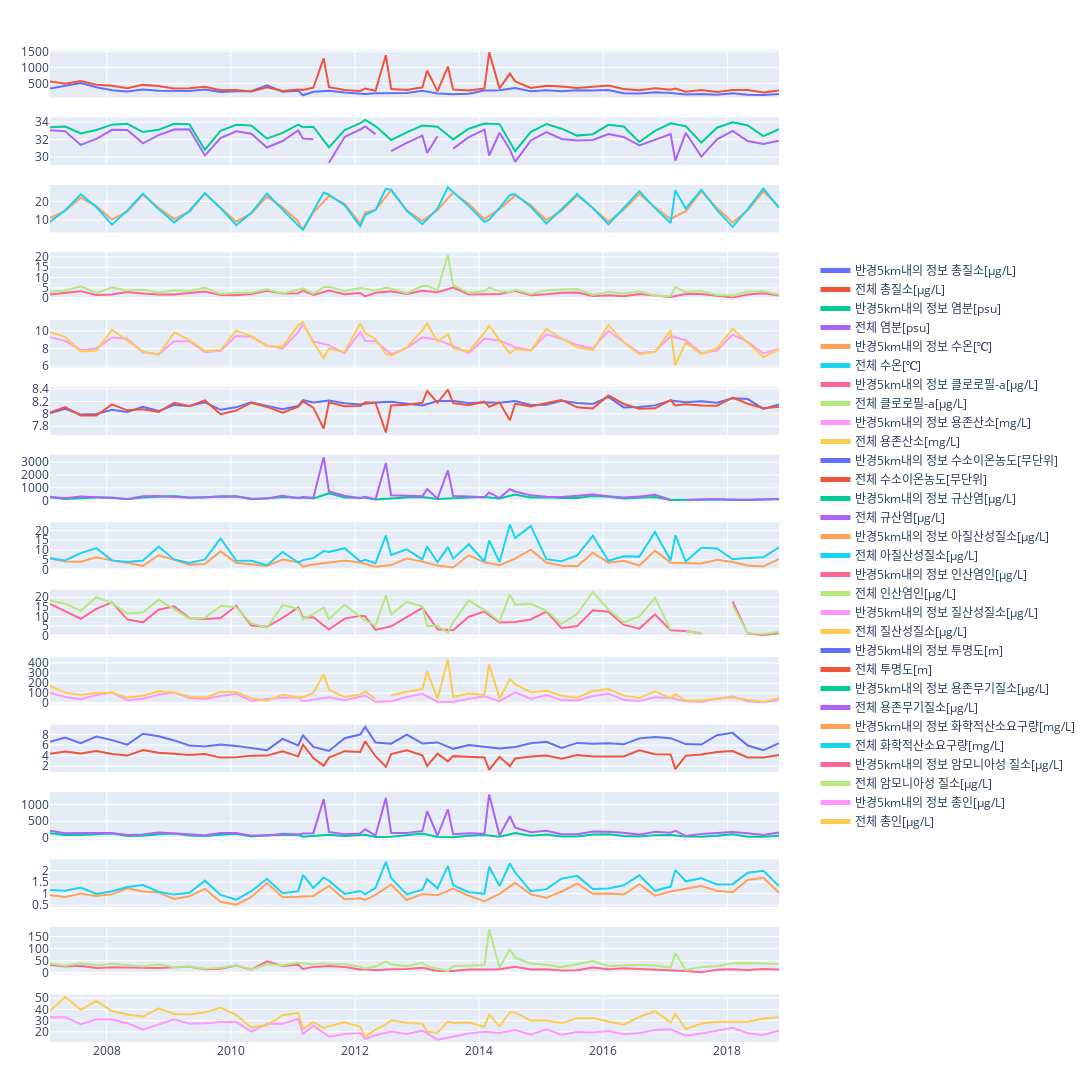

The notebook cell saved with this chart:
### Markdown cell above
동해 따로 서해따로 남해 따로 해야할듯

### Code cell
import pandas as pd
import plotly.graph_objects as go
from plotly.subplots import make_subplots
columns_to_plot = ['총질소[μg/L]', '염분[psu]','수온[℃]', '클로로필-a[μg/L]', 
                   '용존산소[mg/L]', '수소이온농도[무단위]','규산염[μg/L]', 
                   '아질산성질소[μg/L]', '인산염인[μg/L]', '질산성질소[μg/L]', '투명도[m]','용존무기질소[μg/L]', 
                   '화학적산소요구량[mg/L]', '암모니아성 질소[μg/L]', '총인[μg/L]']
# 데이터 불러오기
ocean_df = pd.read_csv(f'data/surface/0.05/2018.csv')
origin = pd.read_csv('./data/surface/merged/2018.csv')

# date_time 컬럼을 연-월 형식으로 변경
ocean_df['date_time'] = pd.to_datetime(ocean_df['date_time']).dt.strftime('%Y-%m')
origin['date_time'] = pd.to_datetime(origin['date_time']).dt.strftime('%Y-%m')


# 각 데이터프레임에서 date_time을 기준으로 평균 계산
ocean_avg = ocean_df.groupby('date_time')[columns_to_plot].mean().reset_index()
origin_avg = origin.groupby('date_time')[columns_to_plot].mean().reset_index()

# 시각화
fig = make_subplots(rows=len(columns_to_plot), cols=1, shared_xaxes=True)

for i, col in enumerate(columns_to_plot):
    fig.add_trace(go.Scatter(x=ocean_avg['date_time'], y=ocean_avg[col], mode="lines", name=f"반경5km내의 정보 {col}"), row=i+1, col=1)
    fig.add_trace(go.Scatter(x=origin_avg['date_time'], y=origin_avg[col], mode="lines", name=f"전체 {col}"), row=i+1, col=1)

fig.update_layout(width=1200, height=200*len(columns_to_plot), 
                  margin=dict(t=50, b=50, l=50, r=50),
                  legend=dict(
                    x=1.05,  # 범례의 x 위치 조절
                    y=0.5,   # 범례의 y 위치 조절
                    itemsizing='constant' # 범례 항목 간의 간격 조절
                ))

fig.show()
